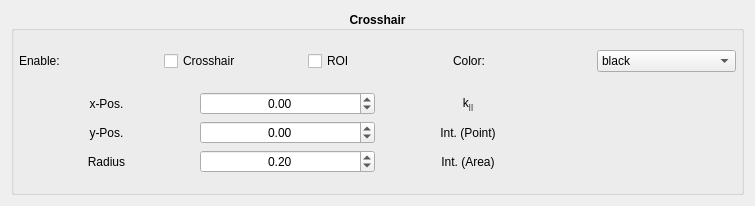
<?xml version="1.0" encoding="UTF-8"?>
<ui version="4.0">
 <class>crosshairroi</class>
 <widget class="QWidget" name="crosshairroi">
  <property name="geometry">
   <rect>
    <x>0</x>
    <y>0</y>
    <width>755</width>
    <height>206</height>
   </rect>
  </property>
  <property name="windowTitle">
   <string>Form</string>
  </property>
  <layout class="QHBoxLayout" name="horizontalLayout">
   <item>
    <widget class="QGroupBox" name="groupbox">
     <property name="font">
      <font>
       <weight>75</weight>
       <italic>false</italic>
       <bold>true</bold>
      </font>
     </property>
     <property name="title">
      <string>Crosshair</string>
     </property>
     <property name="alignment">
      <set>Qt::AlignCenter</set>
     </property>
     <layout class="QVBoxLayout" name="layout">
      <property name="leftMargin">
       <number>5</number>
      </property>
      <property name="topMargin">
       <number>5</number>
      </property>
      <property name="rightMargin">
       <number>5</number>
      </property>
      <property name="bottomMargin">
       <number>5</number>
      </property>
      <item>
       <layout class="QHBoxLayout" name="top_layout">
        <item>
         <widget class="QLabel" name="enable_label">
          <property name="font">
           <font>
            <weight>50</weight>
            <italic>false</italic>
            <bold>false</bold>
           </font>
          </property>
          <property name="text">
           <string>Enable:</string>
          </property>
         </widget>
        </item>
        <item>
         <widget class="QCheckBox" name="enable_crosshair_checkbox">
          <property name="font">
           <font>
            <weight>50</weight>
            <italic>false</italic>
            <bold>false</bold>
           </font>
          </property>
          <property name="text">
           <string>Crosshair</string>
          </property>
         </widget>
        </item>
        <item>
         <widget class="QCheckBox" name="enable_roi_checkbox">
          <property name="font">
           <font>
            <weight>50</weight>
            <bold>false</bold>
           </font>
          </property>
          <property name="text">
           <string>ROI</string>
          </property>
         </widget>
        </item>
        <item>
         <widget class="QLabel" name="colo_label">
          <property name="font">
           <font>
            <weight>50</weight>
            <bold>false</bold>
           </font>
          </property>
          <property name="text">
           <string>Color:</string>
          </property>
         </widget>
        </item>
        <item>
         <widget class="QComboBox" name="color_combobox">
          <property name="font">
           <font>
            <weight>50</weight>
            <bold>false</bold>
           </font>
          </property>
          <property name="maxVisibleItems">
           <number>8</number>
          </property>
          <property name="maxCount">
           <number>8</number>
          </property>
          <item>
           <property name="text">
            <string>black</string>
           </property>
          </item>
          <item>
           <property name="text">
            <string>white</string>
           </property>
          </item>
          <item>
           <property name="text">
            <string>red</string>
           </property>
          </item>
          <item>
           <property name="text">
            <string>blue</string>
           </property>
          </item>
          <item>
           <property name="text">
            <string>green</string>
           </property>
          </item>
          <item>
           <property name="text">
            <string>cyan</string>
           </property>
          </item>
          <item>
           <property name="text">
            <string>magenta</string>
           </property>
          </item>
          <item>
           <property name="text">
            <string>yellow</string>
           </property>
          </item>
         </widget>
        </item>
       </layout>
      </item>
      <item>
       <layout class="QGridLayout" name="bottom_layout">
        <item row="0" column="2">
         <widget class="QLabel" name="distance_label">
          <property name="font">
           <font>
            <weight>50</weight>
            <bold>false</bold>
           </font>
          </property>
          <property name="text">
           <string>&lt;html&gt;&lt;head/&gt;&lt;body&gt;&lt;p&gt;k&lt;span style=&quot;vertical-align:sub;&quot;&gt;||&lt;/span&gt;&lt;/p&gt;&lt;/body&gt;&lt;/html&gt;</string>
          </property>
          <property name="alignment">
           <set>Qt::AlignCenter</set>
          </property>
         </widget>
        </item>
        <item row="1" column="1">
         <widget class="QDoubleSpinBox" name="y_spinbox">
          <property name="font">
           <font>
            <weight>50</weight>
            <bold>false</bold>
           </font>
          </property>
          <property name="alignment">
           <set>Qt::AlignCenter</set>
          </property>
          <property name="correctionMode">
           <enum>QAbstractSpinBox::CorrectToNearestValue</enum>
          </property>
          <property name="keyboardTracking">
           <bool>false</bool>
          </property>
          <property name="minimum">
           <double>-100.000000000000000</double>
          </property>
          <property name="maximum">
           <double>100.000000000000000</double>
          </property>
          <property name="singleStep">
           <double>0.020000000000000</double>
          </property>
         </widget>
        </item>
        <item row="1" column="3">
         <widget class="QLabel" name="point_value_label">
          <property name="font">
           <font>
            <weight>50</weight>
            <bold>false</bold>
           </font>
          </property>
          <property name="text">
           <string/>
          </property>
          <property name="alignment">
           <set>Qt::AlignCenter</set>
          </property>
         </widget>
        </item>
        <item row="1" column="0">
         <widget class="QLabel" name="y_label">
          <property name="font">
           <font>
            <weight>50</weight>
            <bold>false</bold>
           </font>
          </property>
          <property name="text">
           <string>y-Pos.</string>
          </property>
          <property name="alignment">
           <set>Qt::AlignCenter</set>
          </property>
         </widget>
        </item>
        <item row="0" column="0">
         <widget class="QLabel" name="x_label">
          <property name="font">
           <font>
            <weight>50</weight>
            <bold>false</bold>
           </font>
          </property>
          <property name="text">
           <string>x-Pos.</string>
          </property>
          <property name="alignment">
           <set>Qt::AlignCenter</set>
          </property>
         </widget>
        </item>
        <item row="0" column="1">
         <widget class="QDoubleSpinBox" name="x_spinbox">
          <property name="font">
           <font>
            <weight>50</weight>
            <bold>false</bold>
           </font>
          </property>
          <property name="alignment">
           <set>Qt::AlignCenter</set>
          </property>
          <property name="correctionMode">
           <enum>QAbstractSpinBox::CorrectToNearestValue</enum>
          </property>
          <property name="keyboardTracking">
           <bool>false</bool>
          </property>
          <property name="minimum">
           <double>-100.000000000000000</double>
          </property>
          <property name="maximum">
           <double>100.000000000000000</double>
          </property>
          <property name="singleStep">
           <double>0.020000000000000</double>
          </property>
         </widget>
        </item>
        <item row="0" column="3">
         <widget class="QLabel" name="distance_value_label">
          <property name="font">
           <font>
            <weight>50</weight>
            <bold>false</bold>
           </font>
          </property>
          <property name="text">
           <string/>
          </property>
          <property name="alignment">
           <set>Qt::AlignCenter</set>
          </property>
         </widget>
        </item>
        <item row="1" column="2">
         <widget class="QLabel" name="point_label">
          <property name="font">
           <font>
            <weight>50</weight>
            <bold>false</bold>
           </font>
          </property>
          <property name="text">
           <string>Int. (Point)</string>
          </property>
          <property name="alignment">
           <set>Qt::AlignCenter</set>
          </property>
         </widget>
        </item>
        <item row="2" column="0">
         <widget class="QLabel" name="roi_label">
          <property name="font">
           <font>
            <weight>50</weight>
            <bold>false</bold>
           </font>
          </property>
          <property name="text">
           <string>Radius</string>
          </property>
          <property name="alignment">
           <set>Qt::AlignCenter</set>
          </property>
         </widget>
        </item>
        <item row="2" column="2">
         <widget class="QLabel" name="area_label">
          <property name="font">
           <font>
            <weight>50</weight>
            <bold>false</bold>
           </font>
          </property>
          <property name="text">
           <string>Int. (Area)</string>
          </property>
          <property name="alignment">
           <set>Qt::AlignCenter</set>
          </property>
         </widget>
        </item>
        <item row="2" column="1">
         <widget class="QDoubleSpinBox" name="roi_spinbox">
          <property name="font">
           <font>
            <weight>50</weight>
            <bold>false</bold>
           </font>
          </property>
          <property name="alignment">
           <set>Qt::AlignCenter</set>
          </property>
          <property name="correctionMode">
           <enum>QAbstractSpinBox::CorrectToNearestValue</enum>
          </property>
          <property name="keyboardTracking">
           <bool>false</bool>
          </property>
          <property name="minimum">
           <double>0.020000000000000</double>
          </property>
          <property name="maximum">
           <double>10.000000000000000</double>
          </property>
          <property name="singleStep">
           <double>0.020000000000000</double>
          </property>
          <property name="value">
           <double>0.200000000000000</double>
          </property>
         </widget>
        </item>
        <item row="2" column="3">
         <widget class="QLabel" name="area_value_label">
          <property name="font">
           <font>
            <weight>50</weight>
            <bold>false</bold>
           </font>
          </property>
          <property name="text">
           <string/>
          </property>
          <property name="alignment">
           <set>Qt::AlignCenter</set>
          </property>
         </widget>
        </item>
       </layout>
      </item>
     </layout>
    </widget>
   </item>
  </layout>
 </widget>
 <resources/>
 <connections/>
</ui>
